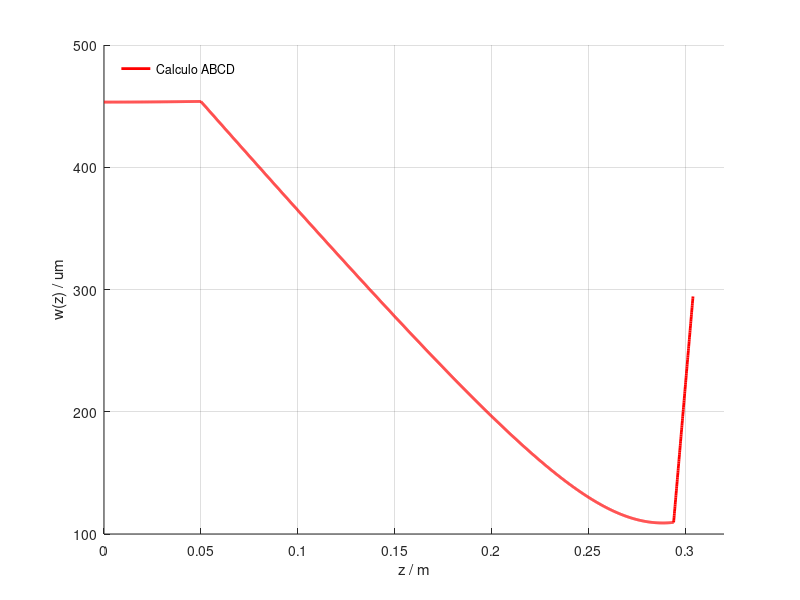
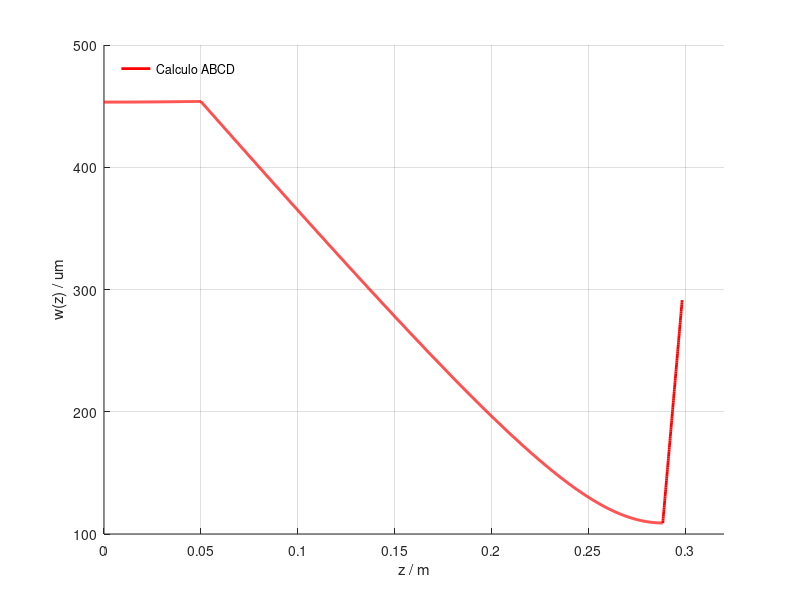

Source code (MATLAB) for these figures, in order:
clear all; close all; clc;
%Primero uso el algoritmo en espacio libre
%ABCD(z)= [ 1 z ]
%         [ 0 1 ]
%
%

w_0=453.3e-6;
lambda_0=632.8e-9;
L1=50e-3;
f1=250e-3;
f2=-6e-3;
L2=f1+f2;

z = 0:0.1e-3:L1+L2+10e-3; 
q_0_inv = -1i*(lambda_0/(pi*(w_0^2)));
q_s_inv = [];
for i = 1:length(z)
    if (z(1,i) <= L1)
        matriz_abcd = [1, z(1,i); 0, 1];
    elseif ((z(1,i) > L1) && (z(1,i) <= (L1 + L2)))
        matriz_abcd = [1, (z(1,i) - L1); 0, 1]*[1, 0; (-1/f1), 1]*[1, L1; 0, 1];
    else
        matriz_abcd = [1, (z(1,i) - L1 - L2); 0, 1]*[1, 0; (-1/f2), 1]*[1, L2; 0, 1]*[1, 0; (-1/f1), 1]*[1, L1; 0, 1];
    endif
 
    q_s_inv(i,1) = (matriz_abcd(2,1) + matriz_abcd(2,2)*q_0_inv)/(matriz_abcd(1,1) + matriz_abcd(1,2)*q_0_inv);

    endfor
radio_inv_libre = real(q_s_inv);
ancho_libre = sqrt(-lambda_0./(pi*(imag(q_s_inv))));

figure(20);
hold on;
plot(z, ancho_libre*1e6, "r", "linewidth", 2);
grid on;
legend("Calculo ABCD", "location", "northwest");
legend("boxoff");
xlabel("z / m");
ylabel("w(z) / um");
xlim([0, 0.32]);

L2=z(1,find(ancho_libre==min(ancho_libre)))-L1;

w_0=453.3e-6;
lambda_0=632.8e-9;
L1=50e-3;
f1=250e-3;
f2=-6e-3;

z = 0:0.1e-3:L1+L2+10e-3; 
q_0_inv = -1i*(lambda_0/(pi*(w_0^2)));
q_s_inv = [];
for i = 1:length(z)
    if (z(1,i) <= L1)
        matriz_abcd = [1, z(1,i); 0, 1];
    elseif ((z(1,i) > L1) && (z(1,i) <= (L1 + L2)))
        matriz_abcd = [1, (z(1,i) - L1); 0, 1]*[1, 0; (-1/f1), 1]*[1, L1; 0, 1];
    else
        matriz_abcd = [1, (z(1,i) - L1 - L2); 0, 1]*[1, 0; (-1/f2), 1]*[1, L2; 0, 1]*[1, 0; (-1/f1), 1]*[1, L1; 0, 1];
    endif
 
    q_s_inv(i,1) = (matriz_abcd(2,1) + matriz_abcd(2,2)*q_0_inv)/(matriz_abcd(1,1) + matriz_abcd(1,2)*q_0_inv);
endfor
radio_inv_libre = real(q_s_inv);
ancho_libre = sqrt(-lambda_0./(pi*(imag(q_s_inv))));

figure(21);
hold on;
plot(z, ancho_libre*1e6, "r", "linewidth", 2);
grid on;
legend("Calculo ABCD", "location", "northwest");
legend("boxoff");
xlabel("z / m");
ylabel("w(z) / um");
xlim([0, 0.32]);
##
##
##
##%trayectoria z=(0,L1)
##z=0:.1e-3:L1;
##
##A=1;
##B=z;
##C=0;
##D=1;
##q_s1=1./((C.+D/q_e1)./(A.+B./q_e1));
##
##%trayectoria z=(L1,L1+L2)
##z=L1:.1e-3:L1+L2;
##
##
##A=1.-4.*z;
##B=4/5.*z.+1/20;
##C=-4;
##D=4/5;
##%q_e1=q_s1(1,end);
##q_s2=1./((C.+D/q_e1)./(A.+B/q_e1));
##
##%trayectoria z=(L1+L2,L1+L2+10mm)
##z=L1+L2:.1e-3:L1+L2+10e-3;
##A=-100/3.*z.-22/125;
##B=145/3.*z.+713/2500;
##C=-100/3;
##D=145/3;
##
##q_s3=1./((C.+D/q_e1)./(A.+B/q_e1));
##
##q_s=[q_s1,q_s2(1,2:end),q_s3(1,2:end)];
##
##w=sqrt((-imag(1./q_s)).^(-1)*lambda_o/pi);
##z=0:.1e-3:L1+L2+10e-3;  
##w=w.*1e6;
##z=z.*1e3;
##
##fig= figure()
##hold on
##plot(z,w,'-r','linewidth',4);
##plot(300,466.5,'r','Markersize',20);
##plot(305,465.4,'g','Markersize',20);
##plot(310,487.6,'c','Markersize',20);
##grid on
##xlabel('z [mm]');
##ylabel('w [\mum]');
##axis([0 350 0 510])
##legend ('w calculado con q')
